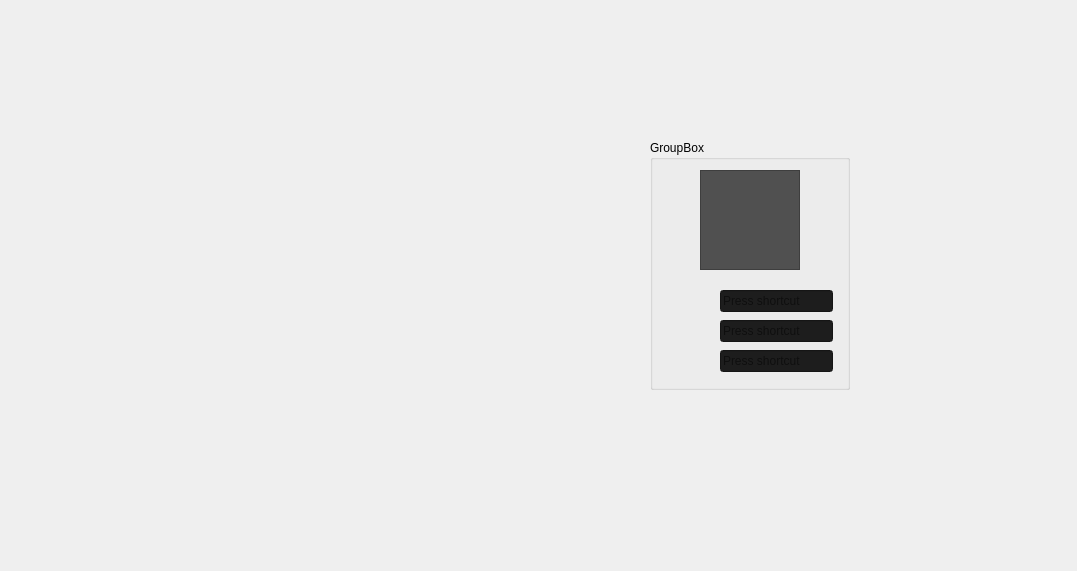
             <widget class="QWidget" name="scrollAreaWidgetContents_5">
              <property name="geometry">
               <rect>
                <x>0</x>
                <y>0</y>
                <width>1077</width>
                <height>571</height>
               </rect>
              </property>
              <property name="sizePolicy">
               <sizepolicy hsizetype="Expanding" vsizetype="Expanding">
                <horstretch>1</horstretch>
                <verstretch>1</verstretch>
               </sizepolicy>
              </property>
              <widget class="QGroupBox" name="groupBox">
               <property name="geometry">
                <rect>
                 <x>650</x>
                 <y>140</y>
                 <width>200</width>
                 <height>250</height>
                </rect>
               </property>
               <property name="sizePolicy">
                <sizepolicy hsizetype="Fixed" vsizetype="Fixed">
                 <horstretch>0</horstretch>
                 <verstretch>0</verstretch>
                </sizepolicy>
               </property>
               <property name="minimumSize">
                <size>
                 <width>200</width>
                 <height>250</height>
                </size>
               </property>
               <property name="maximumSize">
                <size>
                 <width>200</width>
                 <height>250</height>
                </size>
               </property>
               <property name="title">
                <string>GroupBox</string>
               </property>
               <property name="flat">
                <bool>false</bool>
               </property>
               <property name="checkable">
                <bool>false</bool>
               </property>
               <widget class="QKeySequenceEdit" name="keySequenceEdit_7">
                <property name="geometry">
                 <rect>
                  <x>70</x>
                  <y>150</y>
                  <width>113</width>
                  <height>22</height>
                 </rect>
                </property>
                <property name="cursor">
                 <cursorShape>ArrowCursor</cursorShape>
                </property>
                <property name="contextMenuPolicy">
                 <enum>Qt::DefaultContextMenu</enum>
                </property>
                <property name="styleSheet">
                 <string notr="true">background-color: rgb(29, 29, 29);</string>
                </property>
                <property name="keySequence">
                 <string notr="true"/>
                </property>
               </widget>
               <widget class="QKeySequenceEdit" name="keySequenceEdit_8">
                <property name="geometry">
                 <rect>
                  <x>70</x>
                  <y>180</y>
                  <width>113</width>
                  <height>22</height>
                 </rect>
                </property>
                <property name="styleSheet">
                 <string notr="true">background-color: rgb(29, 29, 29);</string>
                </property>
               </widget>
               <widget class="QGraphicsView" name="graphicsView_3">
                <property name="geometry">
                 <rect>
                  <x>50</x>
                  <y>30</y>
                  <width>100</width>
                  <height>100</height>
                 </rect>
                </property>
                <property name="palette">
                 <palette>
                  <active>
                   <colorrole role="WindowText">
                    <brush brushstyle="SolidPattern">
                     <color alpha="255">
                      <red>201</red>
                      <green>255</green>
                      <blue>208</blue>
                     </color>
                    </brush>
                   </colorrole>
                   <colorrole role="Button">
                    <brush brushstyle="SolidPattern">
                     <color alpha="255">
                      <red>80</red>
                      <green>80</green>
                      <blue>80</blue>
                     </color>
                    </brush>
                   </colorrole>
                   <colorrole role="Text">
                    <brush brushstyle="SolidPattern">
                     <color alpha="255">
                      <red>201</red>
                      <green>255</green>
                      <blue>208</blue>
                     </color>
                    </brush>
                   </colorrole>
                   <colorrole role="ButtonText">
                    <brush brushstyle="SolidPattern">
                     <color alpha="255">
                      <red>201</red>
                      <green>255</green>
                      <blue>208</blue>
                     </color>
                    </brush>
                   </colorrole>
                   <colorrole role="Base">
                    <brush brushstyle="SolidPattern">
                     <color alpha="255">
                      <red>80</red>
                      <green>80</green>
                      <blue>80</blue>
                     </color>
                    </brush>
                   </colorrole>
                   <colorrole role="Window">
                    <brush brushstyle="SolidPattern">
                     <color alpha="255">
                      <red>80</red>
                      <green>80</green>
                      <blue>80</blue>
                     </color>
                    </brush>
                   </colorrole>
                   <colorrole role="HighlightedText">
                    <brush brushstyle="SolidPattern">
                     <color alpha="255">
                      <red>173</red>
                      <green>173</green>
                      <blue>173</blue>
                     </color>
                    </brush>
                   </colorrole>
                   <colorrole role="AlternateBase">
                    <brush brushstyle="SolidPattern">
                     <color alpha="255">
                      <red>75</red>
                      <green>75</green>
                      <blue>75</blue>
                     </color>
                    </brush>
                   </colorrole>
                  </active>
                  <inactive>
                   <colorrole role="WindowText">
                    <brush brushstyle="SolidPattern">
                     <color alpha="255">
                      <red>201</red>
                      <green>255</green>
                      <blue>208</blue>
                     </color>
                    </brush>
                   </colorrole>
                   <colorrole role="Button">
                    <brush brushstyle="SolidPattern">
                     <color alpha="255">
                      <red>80</red>
                      <green>80</green>
                      <blue>80</blue>
                     </color>
                    </brush>
                   </colorrole>
                   <colorrole role="Text">
                    <brush brushstyle="SolidPattern">
                     <color alpha="255">
                      <red>201</red>
                      <green>255</green>
                      <blue>208</blue>
                     </color>
                    </brush>
                   </colorrole>
                   <colorrole role="ButtonText">
                    <brush brushstyle="SolidPattern">
                     <color alpha="255">
                      <red>201</red>
                      <green>255</green>
                      <blue>208</blue>
                     </color>
                    </brush>
                   </colorrole>
                   <colorrole role="Base">
                    <brush brushstyle="SolidPattern">
                     <color alpha="255">
                      <red>80</red>
                      <green>80</green>
                      <blue>80</blue>
                     </color>
                    </brush>
                   </colorrole>
                   <colorrole role="Window">
                    <brush brushstyle="SolidPattern">
                     <color alpha="255">
                      <red>80</red>
                      <green>80</green>
                      <blue>80</blue>
                     </color>
                    </brush>
                   </colorrole>
                   <colorrole role="HighlightedText">
                    <brush brushstyle="SolidPattern">
                     <color alpha="255">
                      <red>173</red>
                      <green>173</green>
                      <blue>173</blue>
                     </color>
                    </brush>
                   </colorrole>
                   <colorrole role="AlternateBase">
                    <brush brushstyle="SolidPattern">
                     <color alpha="255">
                      <red>75</red>
                      <green>75</green>
                      <blue>75</blue>
                     </color>
                    </brush>
                   </colorrole>
                  </inactive>
                  <disabled>
                   <colorrole role="WindowText">
                    <brush brushstyle="SolidPattern">
                     <color alpha="255">
                      <red>201</red>
                      <green>255</green>
                      <blue>208</blue>
                     </color>
                    </brush>
                   </colorrole>
                   <colorrole role="Button">
                    <brush brushstyle="SolidPattern">
                     <color alpha="255">
                      <red>80</red>
                      <green>80</green>
                      <blue>80</blue>
                     </color>
                    </brush>
                   </colorrole>
                   <colorrole role="Text">
                    <brush brushstyle="SolidPattern">
                     <color alpha="255">
                      <red>201</red>
                      <green>255</green>
                      <blue>208</blue>
                     </color>
                    </brush>
                   </colorrole>
                   <colorrole role="ButtonText">
                    <brush brushstyle="SolidPattern">
                     <color alpha="255">
                      <red>201</red>
                      <green>255</green>
                      <blue>208</blue>
                     </color>
                    </brush>
                   </colorrole>
                   <colorrole role="Base">
                    <brush brushstyle="SolidPattern">
                     <color alpha="255">
                      <red>80</red>
                      <green>80</green>
                      <blue>80</blue>
                     </color>
                    </brush>
                   </colorrole>
                   <colorrole role="Window">
                    <brush brushstyle="SolidPattern">
                     <color alpha="255">
                      <red>80</red>
                      <green>80</green>
                      <blue>80</blue>
                     </color>
                    </brush>
                   </colorrole>
                   <colorrole role="HighlightedText">
                    <brush brushstyle="SolidPattern">
                     <color alpha="255">
                      <red>173</red>
                      <green>173</green>
                      <blue>173</blue>
                     </color>
                    </brush>
                   </colorrole>
                   <colorrole role="AlternateBase">
                    <brush brushstyle="SolidPattern">
                     <color alpha="255">
                      <red>75</red>
                      <green>75</green>
                      <blue>75</blue>
                     </color>
                    </brush>
                   </colorrole>
                  </disabled>
                 </palette>
                </property>
                <property name="styleSheet">
                 <string notr="true">background-color: rgb(80, 80, 80);
</string>
                </property>
               </widget>
               <widget class="QKeySequenceEdit" name="keySequenceEdit_9">
                <property name="geometry">
                 <rect>
                  <x>70</x>
                  <y>210</y>
                  <width>113</width>
                  <height>22</height>
                 </rect>
                </property>
                <property name="styleSheet">
                 <string notr="true">background-color: rgb(29, 29, 29);</string>
                </property>
               </widget>
              </widget>
             </widget>
